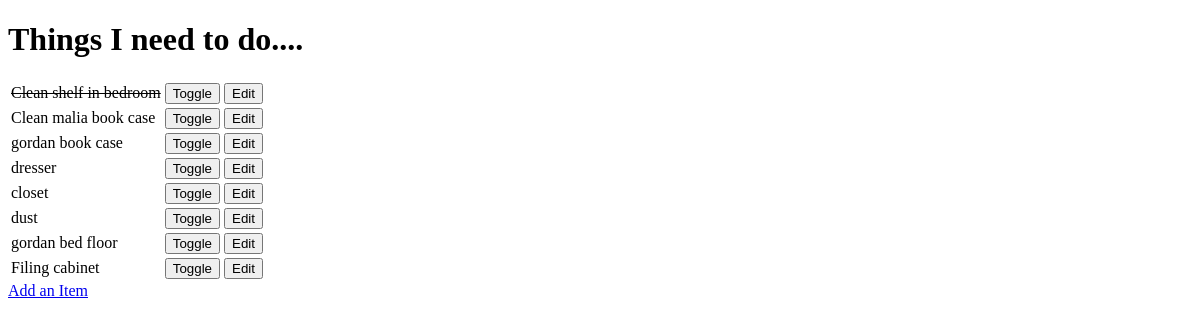
Before: / with the older database file.
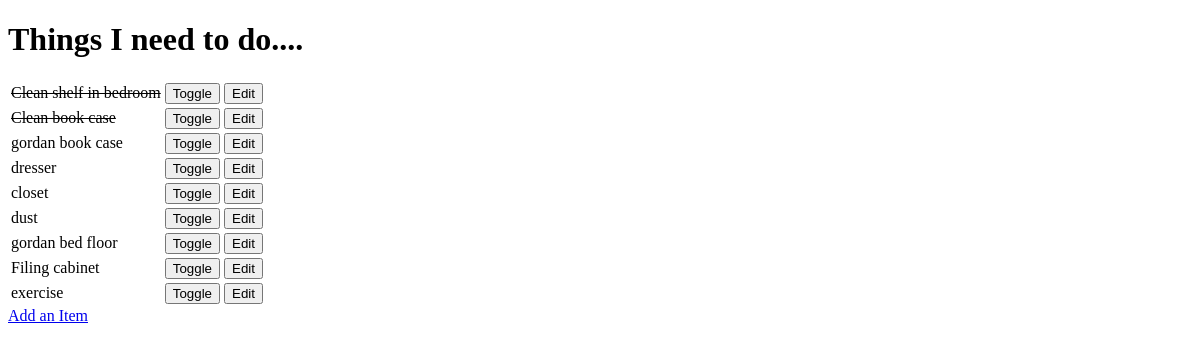
After: the same page with the newer database file.
### todo/models.py (models this page shows, shortened)
class Item(models.Model):
    name = models.CharField(max_length=30, blank=False)
    done = models.BooleanField(blank=False, default=False)

### todo/views.py (the view)
# urls.py: path('', get_todo_list, name='home'),
def get_todo_list(request):
    results = Item.objects.all()
    return render(request, "todo_list.html", {'items': results})

### todo/templates/todo_list.html (shortened to what this page needs)
<!DOCTYPE html>
<html lang="en">
<head>
</head>
<body>
<h1>Things I need to do....</h1>
<table>
    {% for item in items %}
        <tr>
            <td> {% if item.done %}<strike>{% endif %}
                {{ item.name }}
                {% if item.done %}</strike>{% endif %}
            </td>
            <td>
                <form method="POST" action="toggle/{{ item.id }}/">
                    <input type="submit" value="Toggle"/>
                </form>
            </td>
            <td>
                <form method="GET" action="edit/{{ item.id }}">
                    <input type="submit" value="Edit"/>
                </form>
            </td>
        </tr>
    {% empty %}
        <p>You have nothing to do.</p>
    {% endfor %}
</table>
<a href="add">Add an Item</a>
</body>
</html>

Changed rows visible on the page:
changed Item: done False → True (drawn); name "Clean malia book case" → "Clean book case"
added Item: name "exercise"
